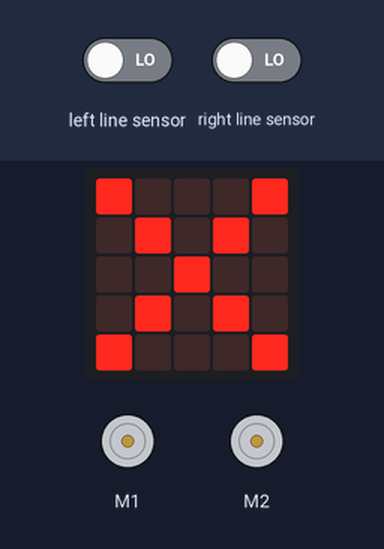
The program below on a simulated BBC micro:bit (MakeCode). Parts: the board's 5×5 LED display, 2 × DC motor (green arrow = forward, orange = backward, longer = faster). Inputs (shaded band) come from the test bench; at power-on: left line sensor LOW, right line sensor LOW.

Above: at 0.1 s.
2.9 s: left line sensor driven HIGH
At 3.4 s:
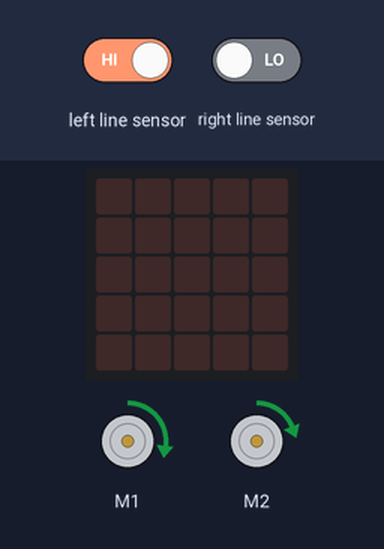
4.4 s: right line sensor driven HIGH
At 5.5 s:
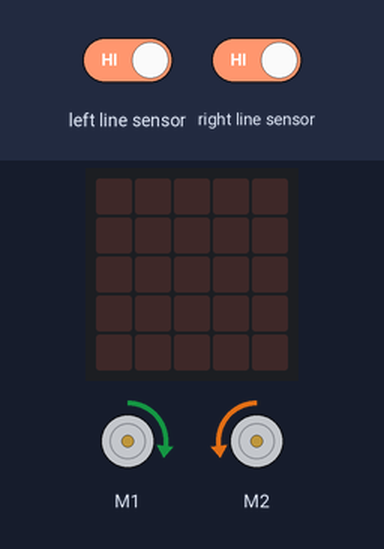
Timing chart, 0 to 7.4 s (numbered marks = the images above; inputs shaded):
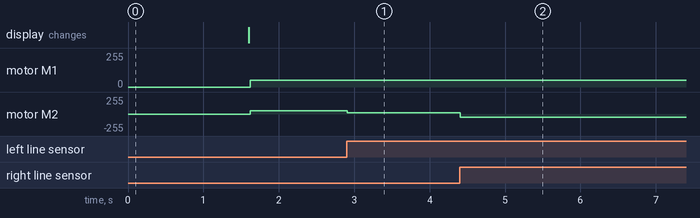

Measured:
- after the input at 2.9 s, motor M2: forward 50/255 → forward 20/255 at once
- after the input at 4.4 s, motor M2: forward 20/255 → backward 50/255 at once

The program:

main.ts
```typescript
function rodaD () {
    while (maqueen.readPatrol(maqueen.Patrol.PatrolLeft) != 0 || maqueen.readPatrol(maqueen.Patrol.PatrolRight) != 0) {
        maqueen.motorRun(maqueen.Motors.M1, maqueen.Dir.CW, 50)
        maqueen.motorRun(maqueen.Motors.M2, maqueen.Dir.CCW, 50)
    }
    dir += 1
    ve += 1
    if (ve > 2) {
        ve = 0
        dir = 1
    }
}
function rodaE () {
    while (maqueen.readPatrol(maqueen.Patrol.PatrolLeft) != 0 || maqueen.readPatrol(maqueen.Patrol.PatrolRight) != 0) {
        maqueen.motorRun(maqueen.Motors.M1, maqueen.Dir.CCW, 50)
        maqueen.motorRun(maqueen.Motors.M2, maqueen.Dir.CW, 50)
    }
    dir += -1
    vd += 1
    if (vd > 2) {
        vd = 0
        dir = 0
    }
}
let ve = 0
let vd = 0
let dir = 0
dir = 0
vd = 0
ve = 0
basic.showIcon(IconNames.No)
basic.pause(1000)
basic.clearScreen()
led.enable(false)
basic.forever(function () {
    if (maqueen.readPatrol(maqueen.Patrol.PatrolLeft) == 0 && maqueen.readPatrol(maqueen.Patrol.PatrolRight) == 0) {
        maqueen.motorRun(maqueen.Motors.All, maqueen.Dir.CW, 50)
    } else if (maqueen.readPatrol(maqueen.Patrol.PatrolLeft) == 1 && maqueen.readPatrol(maqueen.Patrol.PatrolRight) == 0) {
        maqueen.motorRun(maqueen.Motors.M1, maqueen.Dir.CW, 50)
        maqueen.motorRun(maqueen.Motors.M2, maqueen.Dir.CW, 20)
    } else if (maqueen.readPatrol(maqueen.Patrol.PatrolLeft) == 0 && maqueen.readPatrol(maqueen.Patrol.PatrolRight) == 1) {
        maqueen.motorRun(maqueen.Motors.M1, maqueen.Dir.CW, 20)
        maqueen.motorRun(maqueen.Motors.M2, maqueen.Dir.CW, 50)
    } else if (maqueen.readPatrol(maqueen.Patrol.PatrolLeft) == 1 && maqueen.readPatrol(maqueen.Patrol.PatrolRight) == 1) {
        if (dir == 0) {
            rodaD()
        } else if (dir == 1) {
            rodaE()
        }
    }
})
```

test.ts
```typescript
// os teses vão aqui; isto não será compilado quando este pacote for usado como extensão.
```
